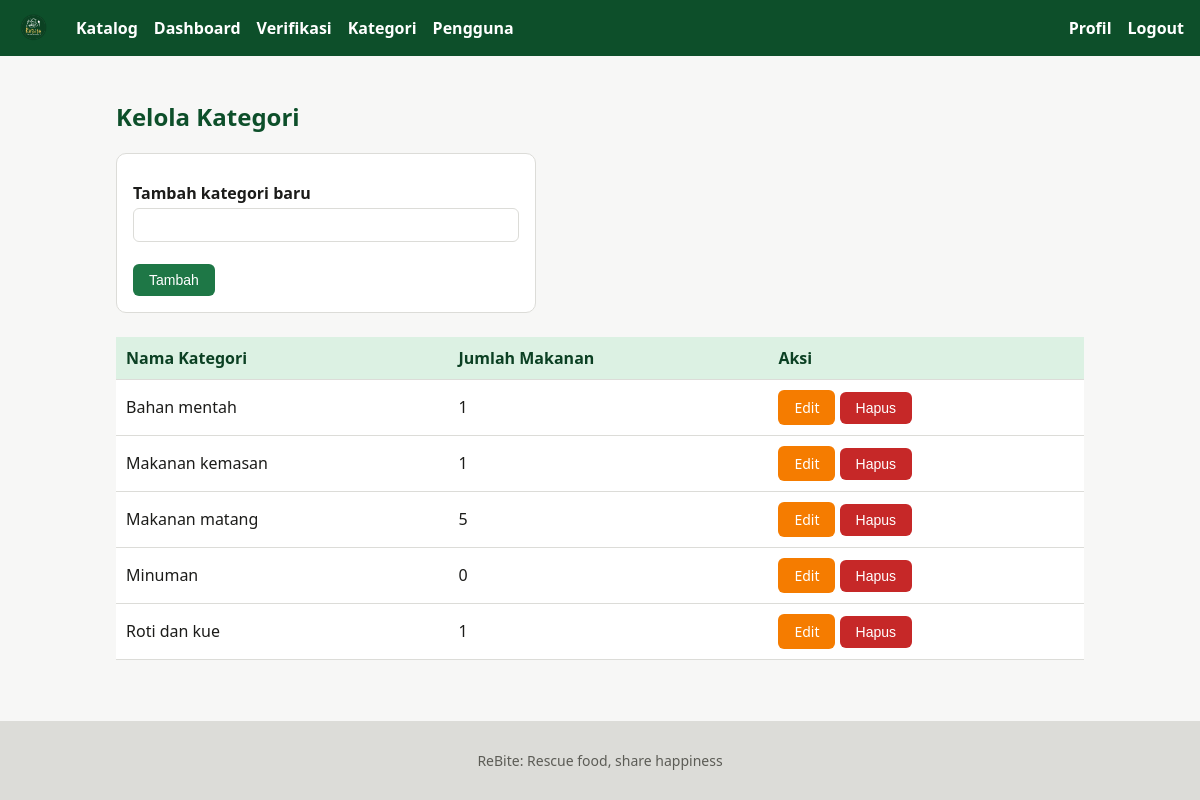
The app's page /admin/kategori.php (signed in) with its own data.
### tables this page shows
CREATE TABLE `kategori` (
  `id` int(11) NOT NULL AUTO_INCREMENT,
  `nama` varchar(50) NOT NULL,
  PRIMARY KEY (`id`),
  UNIQUE KEY `uk_kategori_nama` (`nama`)
);

### includes/koneksi.php (called while the page is built, shortened)
<?php
function e($teks)
{
    return htmlspecialchars((string) $teks, ENT_QUOTES, 'UTF-8');
}
?>

### admin/kategori.php (the view, shortened to what this page needs)
<?php
require_once __DIR__ . '/../includes/koneksi.php';
$edit = null;
$daftar = mysqli_query($koneksi, "SELECT k.id, k.nama, COUNT(m.id) AS jumlah
                                  FROM kategori k
                                  LEFT JOIN makanan m ON m.id_kategori = k.id
                                  GROUP BY k.id, k.nama
                                  ORDER BY k.nama");
include __DIR__ . '/../includes/header.php';
?>
<h2>Kelola Kategori</h2>
<div class="card" style="max-width:420px; margin-bottom:24px;">
  <form method="post">
    <label for="nama"><?= $edit ? 'Ubah nama kategori' : 'Tambah kategori baru' ?></label>
    <input type="text" id="nama" name="nama" maxlength="50" required value="<?= e($edit['nama'] ?? '') ?>">
    <br><br>
    <button class="btn" type="submit"><?= $edit ? 'Simpan' : 'Tambah' ?></button>
  </form>
</div>
<table>
  <tr>
    <th>Nama Kategori</th>
    <th>Jumlah Makanan</th>
    <th>Aksi</th>
  </tr>
  <?php while ($row = mysqli_fetch_assoc($daftar)): ?>
    <tr>
      <td><?= e($row['nama']) ?></td>
      <td><?= (int) $row['jumlah'] ?></td>
      <td>
        <a href="<?= BASE_URL ?>admin/kategori.php?edit=<?= (int) $row['id'] ?>" class="btn btn-warning">Edit</a>
        <form method="post" style="display:inline" onsubmit="return confirm('Hapus kategori ini?');">
          <button class="btn btn-danger" type="submit">Hapus</button>
        </form>
      </td>
    </tr>
  <?php endwhile; ?>
</table>
<?php include __DIR__ . '/../includes/footer.php'; ?>

### assets/css/style.css (style rules this page uses)
:root { --color-brand-50: #f0f9f3; --color-brand-100: #dcf1e3; --color-brand-300: #8ccda6; --color-brand-600: #1e7746; --color-brand-700: #106535; --color-brand-800: #0d4f2a; --color-brand-900: #0b4023; --color-ink-50: #f7f7f6; --color-ink-200: #dcdcd8; --color-ink-600: #5c5c56; --color-ink-900: #1c1c1a; --color-surface: #fff; --color-surface-muted: var(--color-ink-50); --oranye: #f57c00; --merah: #c62828; }
* { box-sizing: border-box; }
body { margin: 0; font-family: system-ui, Arial, sans-serif; color: var(--color-ink-900); background: var(--color-surface-muted); min-height: 100vh; display: flex; flex-direction: column; }
h1, h2, h3 { color: var(--color-brand-800); }
.btn { display: inline-block; padding: 8px 16px; border: none; border-radius: 6px; background: var(--color-brand-600); color: #fff; text-decoration: none; cursor: pointer; font-size: 14px; }
.btn-warning { background: var(--oranye); }
.btn-danger { background: var(--merah); }
.card { background: var(--color-surface); border: 1px solid var(--color-ink-200); border-radius: 10px; padding: 16px; }
form label, .form label { display: block; margin: 12px 0 4px; font-weight: 600; }
form input, form select, form textarea, .form input, .form select, .form textarea { width: 100%; padding: 8px 10px; border: 1px solid var(--color-ink-200); border-radius: 6px; font-size: 14px; background: var(--color-surface); }
table { width: 100%; border-collapse: collapse; background: var(--color-surface); }
th, td { padding: 10px; border-bottom: 1px solid var(--color-ink-200); text-align: left; }
th { background: var(--color-brand-100); color: var(--color-brand-900); }

### records on screen
kategori: nama "Bahan mentah", jumlah "1"
kategori: nama "Makanan kemasan", jumlah "1"
kategori: nama "Makanan matang", jumlah "5"
kategori: nama "Minuman", jumlah "0"
kategori: nama "Roti dan kue", jumlah "1"
